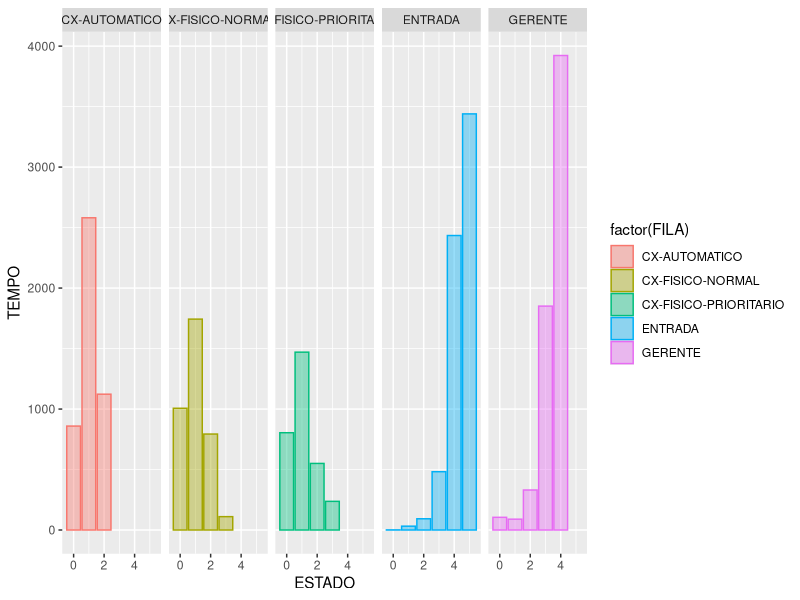
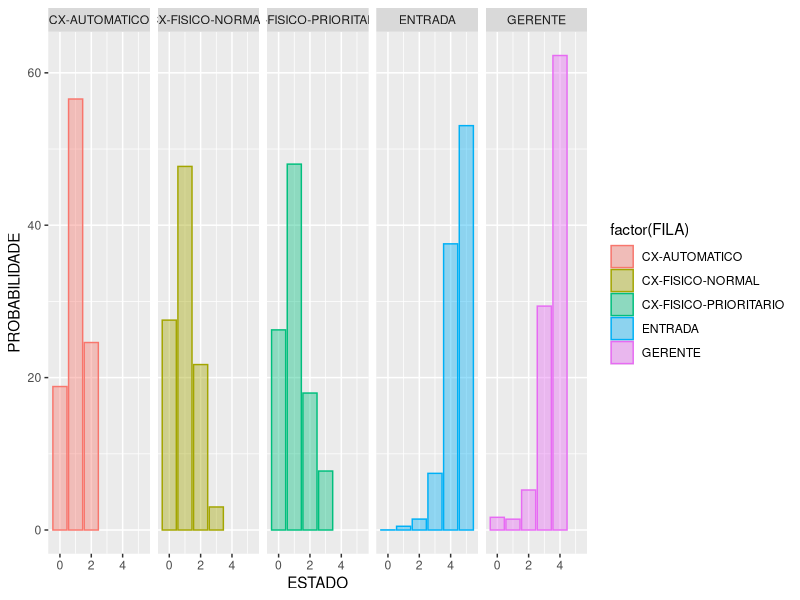
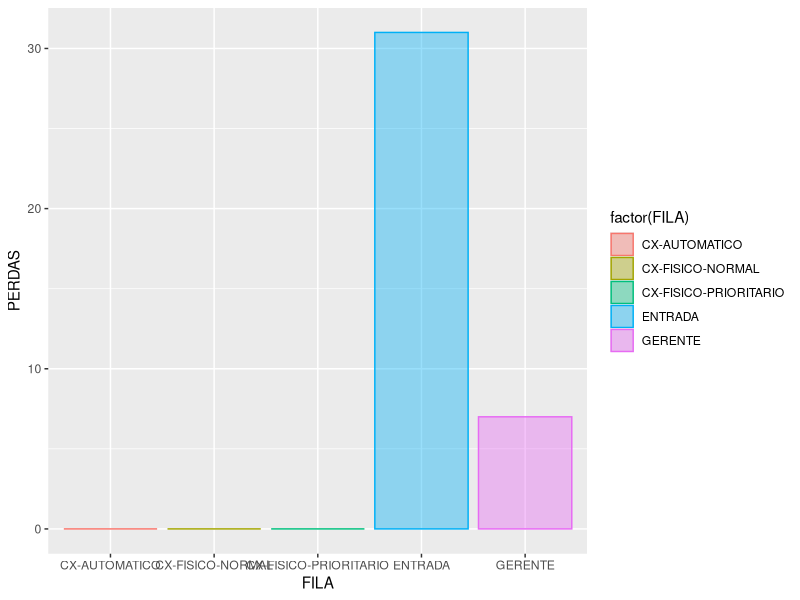
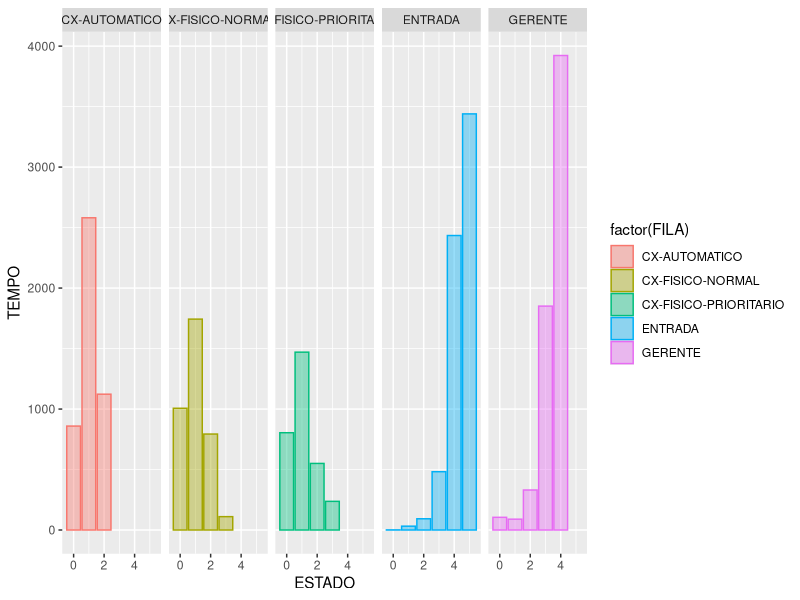
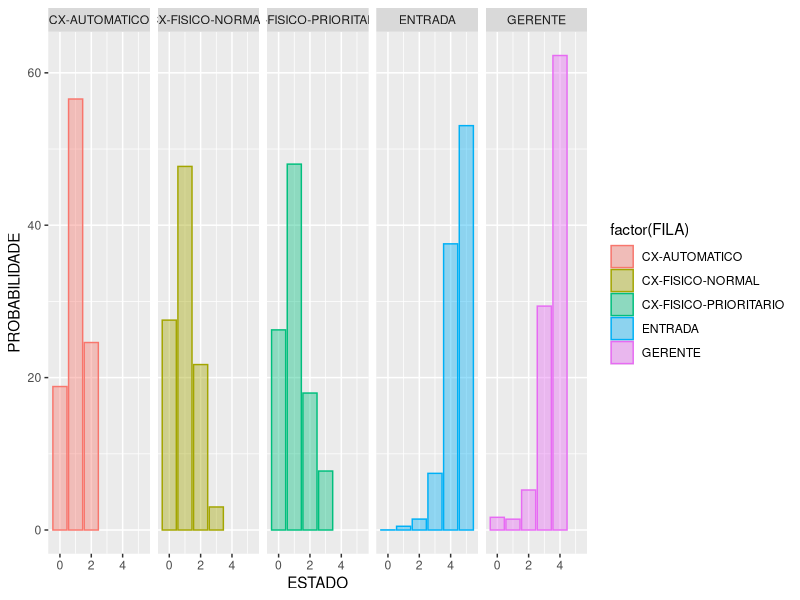
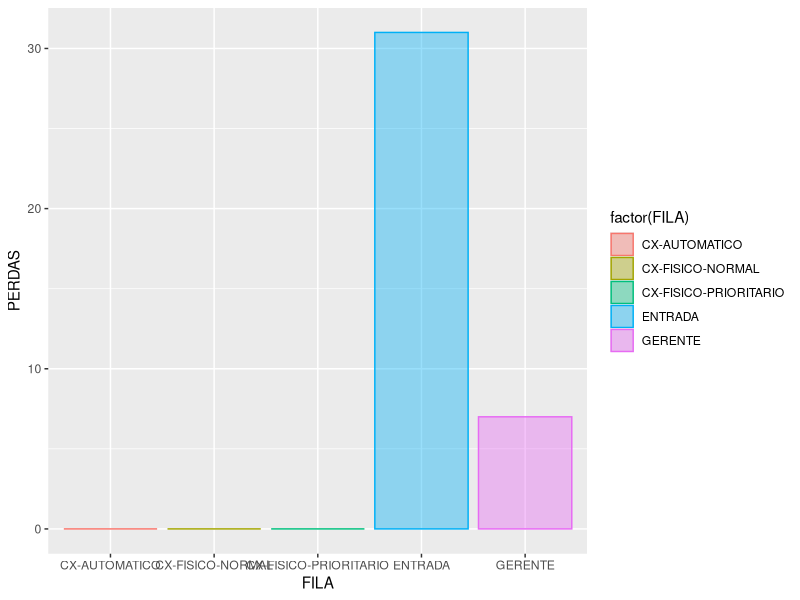

Source code (R) for these figures, in order:
require("ggplot2")

setwd("/home/guedes/Projects/pucrs-simulacao-t2")

perdas <- read.csv("perdas.csv")
probabilidades <- read.csv("probabilidades.csv")
tempos <- read.csv("tempos.csv")


ggplot(data = tempos, 
       aes(x=ESTADO, y=TEMPO,fill = factor(FILA), color = factor(FILA))) +
  geom_bar(stat = "identity", alpha=0.4, position="dodge") +   facet_grid(~FILA)

ggsave("plots/tempos.png", width = 10, height = 4)


ggplot(data = probabilidades, 
       aes(x=ESTADO, y=PROBABILIDADE,fill = factor(FILA), color = factor(FILA))) +
  geom_bar(stat = "identity", alpha=0.4, position="dodge") +   facet_grid(~FILA)

ggsave("plots/probabilidades.png", width = 10, height = 4)


ggplot(data = perdas,
       aes(x=FILA, y=PERDAS,fill = factor(FILA), color = factor(FILA))) +
  geom_bar(alpha=0.4, stat="identity")

ggsave("plots/perdas.png", width = 10, height = 4)

